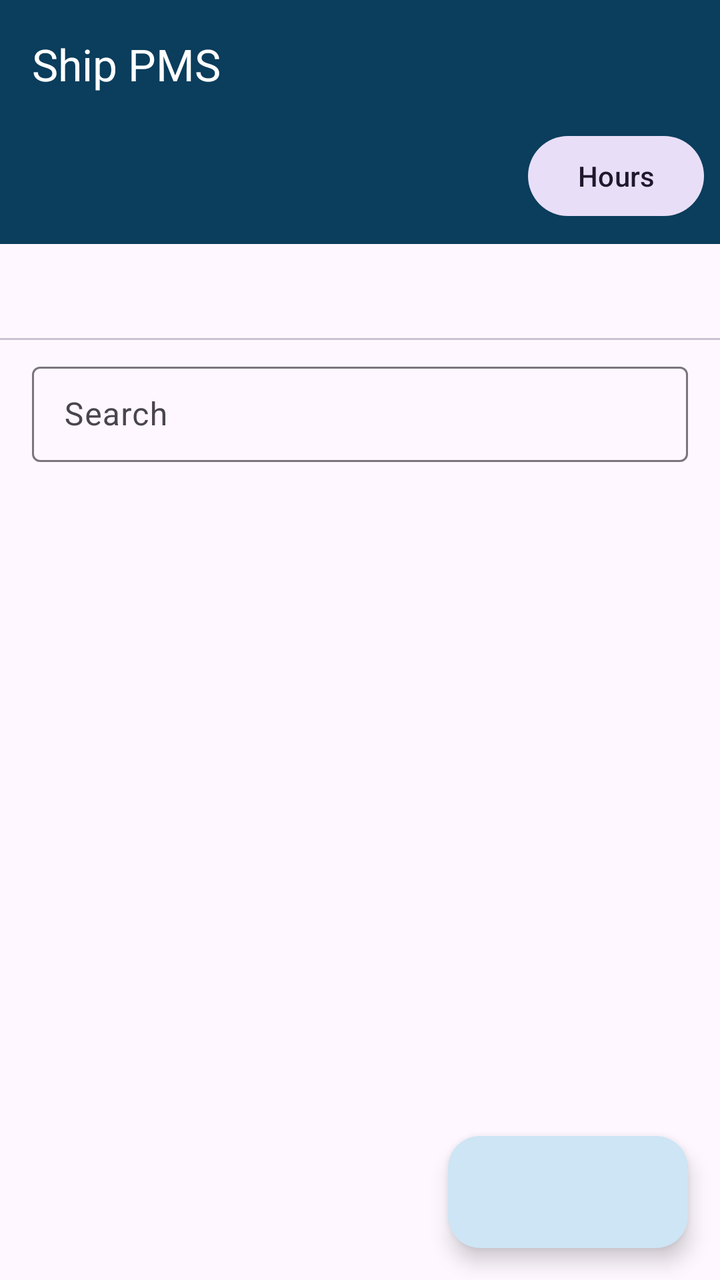
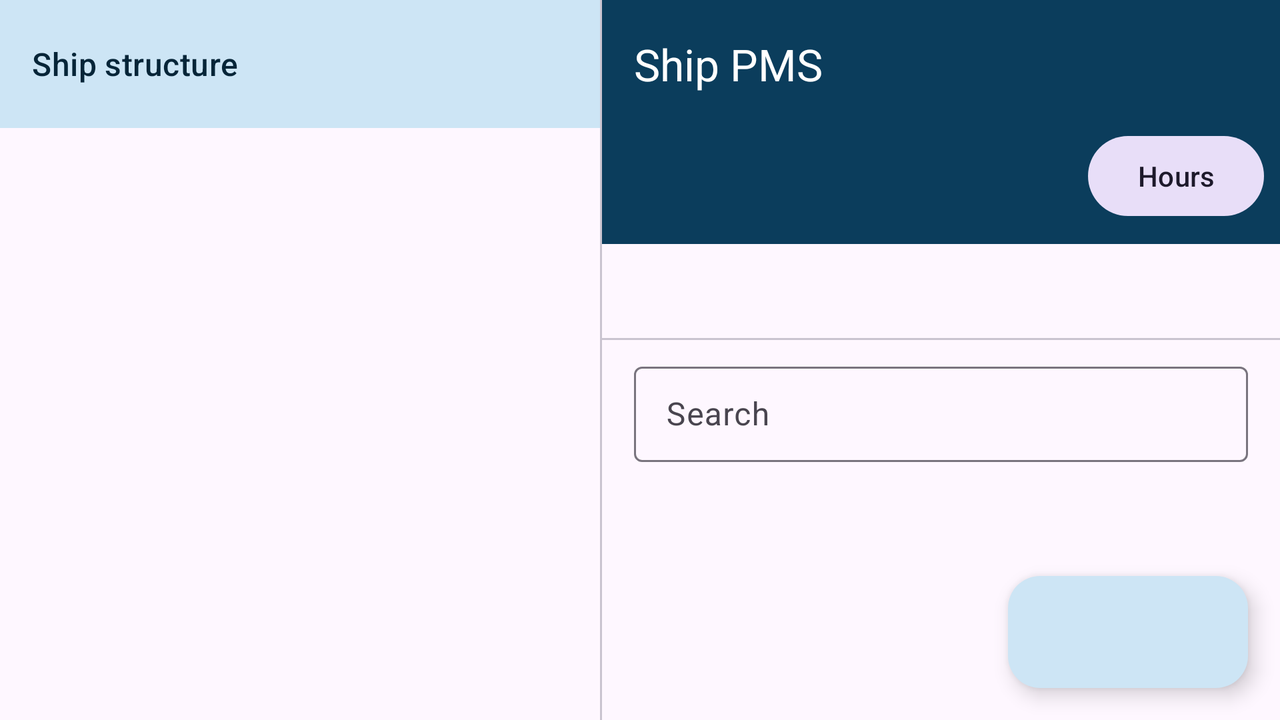

The same Android screen from two of the app's own layout files: first res/layout/ as a phone draws it, then the repository's variant for another configuration, drawn on a device whose configuration selects that folder. Both files follow.
<!-- AndroidManifest.xml: application theme Theme.ShipDocs -->
<!-- res/layout/activity_main.xml -->
<?xml version="1.0" encoding="utf-8"?>
<androidx.drawerlayout.widget.DrawerLayout xmlns:android="http://schemas.android.com/apk/res/android"
    android:id="@+id/drawer"
    android:layout_width="match_parent"
    android:layout_height="match_parent"
    android:fitsSystemWindows="true">

    <include layout="@layout/content_main" />

    <FrameLayout
        android:layout_width="310dp"
        android:layout_height="match_parent"
        android:layout_gravity="start">

        <include layout="@layout/tree_panel" />
    </FrameLayout>
</androidx.drawerlayout.widget.DrawerLayout>
<!-- res/layout/content_main.xml (included above) -->
<?xml version="1.0" encoding="utf-8"?>
<androidx.coordinatorlayout.widget.CoordinatorLayout xmlns:android="http://schemas.android.com/apk/res/android"
    xmlns:app="http://schemas.android.com/apk/res-auto"
    android:layout_width="match_parent"
    android:layout_height="match_parent">

    <LinearLayout
        android:layout_width="match_parent"
        android:layout_height="match_parent"
        android:orientation="vertical">

        <com.google.android.material.appbar.MaterialToolbar
            android:id="@+id/toolbar"
            android:layout_width="match_parent"
            android:layout_height="?attr/actionBarSize"
            android:background="?attr/colorPrimary"
            app:navigationIconTint="?attr/colorOnPrimary"
            app:subtitleTextColor="?attr/colorOnPrimary"
            app:title="@string/app_name"
            app:titleTextColor="?attr/colorOnPrimary" />

        <LinearLayout
            android:id="@+id/header"
            android:layout_width="match_parent"
            android:layout_height="wrap_content"
            android:background="?attr/colorPrimary"
            android:gravity="center_vertical"
            android:orientation="horizontal"
            android:paddingStart="16dp"
            android:paddingEnd="8dp"
            android:paddingBottom="10dp">

            <LinearLayout
                android:layout_width="0dp"
                android:layout_height="wrap_content"
                android:layout_weight="1"
                android:orientation="vertical">

                <TextView
                    android:id="@+id/header_path"
                    android:layout_width="match_parent"
                    android:layout_height="wrap_content"
                    android:maxLines="2"
                    android:ellipsize="start"
                    android:textAppearance="?attr/textAppearanceTitleMedium"
                    android:textColor="?attr/colorOnPrimary" />

                <TextView
                    android:id="@+id/header_info"
                    android:layout_width="match_parent"
                    android:layout_height="wrap_content"
                    android:layout_marginTop="2dp"
                    android:alpha="0.85"
                    android:textAppearance="?attr/textAppearanceBodySmall"
                    android:textColor="?attr/colorOnPrimary" />
            </LinearLayout>

            <com.google.android.material.button.MaterialButton
                android:id="@+id/header_hours"
                style="@style/Widget.Material3.Button.TonalButton"
                android:layout_width="wrap_content"
                android:layout_height="wrap_content"
                android:text="@string/update_hours" />
        </LinearLayout>

        <com.google.android.material.tabs.TabLayout
            android:id="@+id/tabs"
            android:layout_width="match_parent"
            android:layout_height="wrap_content"
            app:tabMode="auto" />

        <com.google.android.material.textfield.TextInputLayout
            style="@style/Widget.Material3.TextInputLayout.OutlinedBox.Dense"
            android:layout_width="match_parent"
            android:layout_height="wrap_content"
            android:layout_marginHorizontal="16dp"
            android:layout_marginTop="8dp"
            android:hint="@string/search_hint"
            app:endIconMode="clear_text"
            app:startIconDrawable="@drawable/ic_search">

            <com.google.android.material.textfield.TextInputEditText
                android:id="@+id/search"
                android:layout_width="match_parent"
                android:layout_height="wrap_content"
                android:imeOptions="actionSearch"
                android:inputType="text"
                android:maxLines="1" />
        </com.google.android.material.textfield.TextInputLayout>

        <HorizontalScrollView
            android:layout_width="match_parent"
            android:layout_height="wrap_content"
            android:scrollbars="none">

            <com.google.android.material.chip.ChipGroup
                android:id="@+id/chips"
                android:layout_width="wrap_content"
                android:layout_height="wrap_content"
                android:paddingHorizontal="16dp"
                app:singleLine="true" />
        </HorizontalScrollView>

        <HorizontalScrollView
            android:layout_width="match_parent"
            android:layout_height="wrap_content"
            android:scrollbars="none">

            <com.google.android.material.chip.ChipGroup
                android:id="@+id/chips2"
                android:layout_width="wrap_content"
                android:layout_height="wrap_content"
                android:paddingHorizontal="16dp"
                app:singleLine="true" />
        </HorizontalScrollView>

        <HorizontalScrollView
            android:layout_width="match_parent"
            android:layout_height="wrap_content"
            android:scrollbars="none">

            <com.google.android.material.chip.ChipGroup
                android:id="@+id/chips3"
                android:layout_width="wrap_content"
                android:layout_height="wrap_content"
                android:paddingHorizontal="16dp"
                app:singleLine="true" />
        </HorizontalScrollView>

        <HorizontalScrollView
            android:layout_width="match_parent"
            android:layout_height="wrap_content"
            android:scrollbars="none">

            <com.google.android.material.chip.ChipGroup
                android:id="@+id/chips4"
                android:layout_width="wrap_content"
                android:layout_height="wrap_content"
                android:paddingHorizontal="16dp"
                app:singleLine="true" />
        </HorizontalScrollView>

        <FrameLayout
            android:layout_width="match_parent"
            android:layout_height="0dp"
            android:layout_weight="1">

            <androidx.recyclerview.widget.RecyclerView
                android:id="@+id/list"
                android:layout_width="match_parent"
                android:layout_height="match_parent"
                android:clipToPadding="false"
                android:paddingBottom="96dp" />

            
            <HorizontalScrollView
                android:id="@+id/parts_table"
                android:layout_width="match_parent"
                android:layout_height="match_parent"
                android:fillViewport="true"
                android:visibility="gone">

                <LinearLayout
                    android:layout_width="wrap_content"
                    android:layout_height="match_parent"
                    android:orientation="vertical">

                    <LinearLayout
                        android:id="@+id/parts_header"
                        android:layout_width="wrap_content"
                        android:layout_height="wrap_content"
                        android:background="?attr/colorSecondaryContainer"
                        android:orientation="horizontal" />

                    <androidx.recyclerview.widget.RecyclerView
                        android:id="@+id/parts_list"
                        android:layout_width="wrap_content"
                        android:layout_height="match_parent"
                        android:clipToPadding="false"
                        android:paddingBottom="96dp" />
                </LinearLayout>
            </HorizontalScrollView>

            <TextView
                android:id="@+id/empty"
                android:layout_width="match_parent"
                android:layout_height="wrap_content"
                android:layout_gravity="center"
                android:gravity="center"
                android:padding="32dp"
                android:textAppearance="?attr/textAppearanceBodyMedium"
                android:visibility="gone" />

            <ProgressBar
                android:id="@+id/progress"
                android:layout_width="wrap_content"
                android:layout_height="wrap_content"
                android:layout_gravity="center"
                android:visibility="gone" />
        </FrameLayout>
    </LinearLayout>

    <com.google.android.material.floatingactionbutton.ExtendedFloatingActionButton
        android:id="@+id/fab"
        android:layout_width="wrap_content"
        android:layout_height="wrap_content"
        android:layout_gravity="bottom|end"
        android:layout_margin="16dp"
        app:icon="@drawable/ic_add" />
</androidx.coordinatorlayout.widget.CoordinatorLayout>
<!-- res/layout/tree_panel.xml (included above) -->
<?xml version="1.0" encoding="utf-8"?>
<LinearLayout xmlns:android="http://schemas.android.com/apk/res/android"
    android:id="@+id/tree_panel"
    android:layout_width="match_parent"
    android:layout_height="match_parent"
    android:background="?attr/colorSurface"
    android:orientation="vertical">

    <LinearLayout
        android:layout_width="match_parent"
        android:layout_height="?attr/actionBarSize"
        android:background="?attr/colorPrimaryContainer"
        android:gravity="center_vertical"
        android:orientation="horizontal"
        android:paddingStart="16dp"
        android:paddingEnd="4dp">

        <TextView
            android:layout_width="0dp"
            android:layout_height="wrap_content"
            android:layout_weight="1"
            android:text="@string/ship_structure"
            android:textAppearance="?attr/textAppearanceTitleMedium"
            android:textColor="?attr/colorOnPrimaryContainer" />

        <ImageButton
            android:id="@+id/tree_add"
            android:layout_width="48dp"
            android:layout_height="48dp"
            android:background="?attr/selectableItemBackgroundBorderless"
            android:contentDescription="@string/add_group"
            android:src="@drawable/ic_add" />
    </LinearLayout>

    <androidx.recyclerview.widget.RecyclerView
        android:id="@+id/tree"
        android:layout_width="match_parent"
        android:layout_height="match_parent"
        android:clipToPadding="false"
        android:paddingVertical="4dp" />
</LinearLayout>
<!-- resources referenced by this layout -->
<resources>
  <string name="add_group">Add main group</string>
  <string name="app_name">Ship PMS</string>
  <string name="search_hint">Search</string>
  <string name="ship_structure">Ship structure</string>
  <string name="update_hours">Hours</string>
  <style name="Theme.ShipDocs" parent="Theme.Material3.DayNight.NoActionBar">
          <item name="colorPrimary">@color/navy</item>
          <item name="colorOnPrimary">@android:color/white</item>
          <item name="colorPrimaryContainer">#CDE5F5</item>
          <item name="colorOnPrimaryContainer">@color/navy_dark</item>
          <item name="colorSecondary">@color/sea</item>
          <item name="colorTertiary">@color/amber</item>
      </style>
  <color name="navy">#0B3D5C</color>
  <color name="navy_dark">#062538</color>
  <color name="sea">#1C7CA8</color>
  <color name="amber">#F2A900</color>
</resources>
<!-- res/layout-w600dp/activity_main.xml (the repository's variant of the layout above) -->
<!-- drawn on the phone turned sideways -->
<?xml version="1.0" encoding="utf-8"?>
<LinearLayout xmlns:android="http://schemas.android.com/apk/res/android"
    android:layout_width="match_parent"
    android:layout_height="match_parent"
    android:fitsSystemWindows="true"
    android:orientation="horizontal">

    <FrameLayout
        android:layout_width="300dp"
        android:layout_height="match_parent">

        <include layout="@layout/tree_panel" />
    </FrameLayout>

    <View
        android:layout_width="1dp"
        android:layout_height="match_parent"
        android:background="?attr/colorOutlineVariant" />

    <FrameLayout
        android:layout_width="0dp"
        android:layout_height="match_parent"
        android:layout_weight="1">

        <include layout="@layout/content_main" />
    </FrameLayout>
</LinearLayout>
